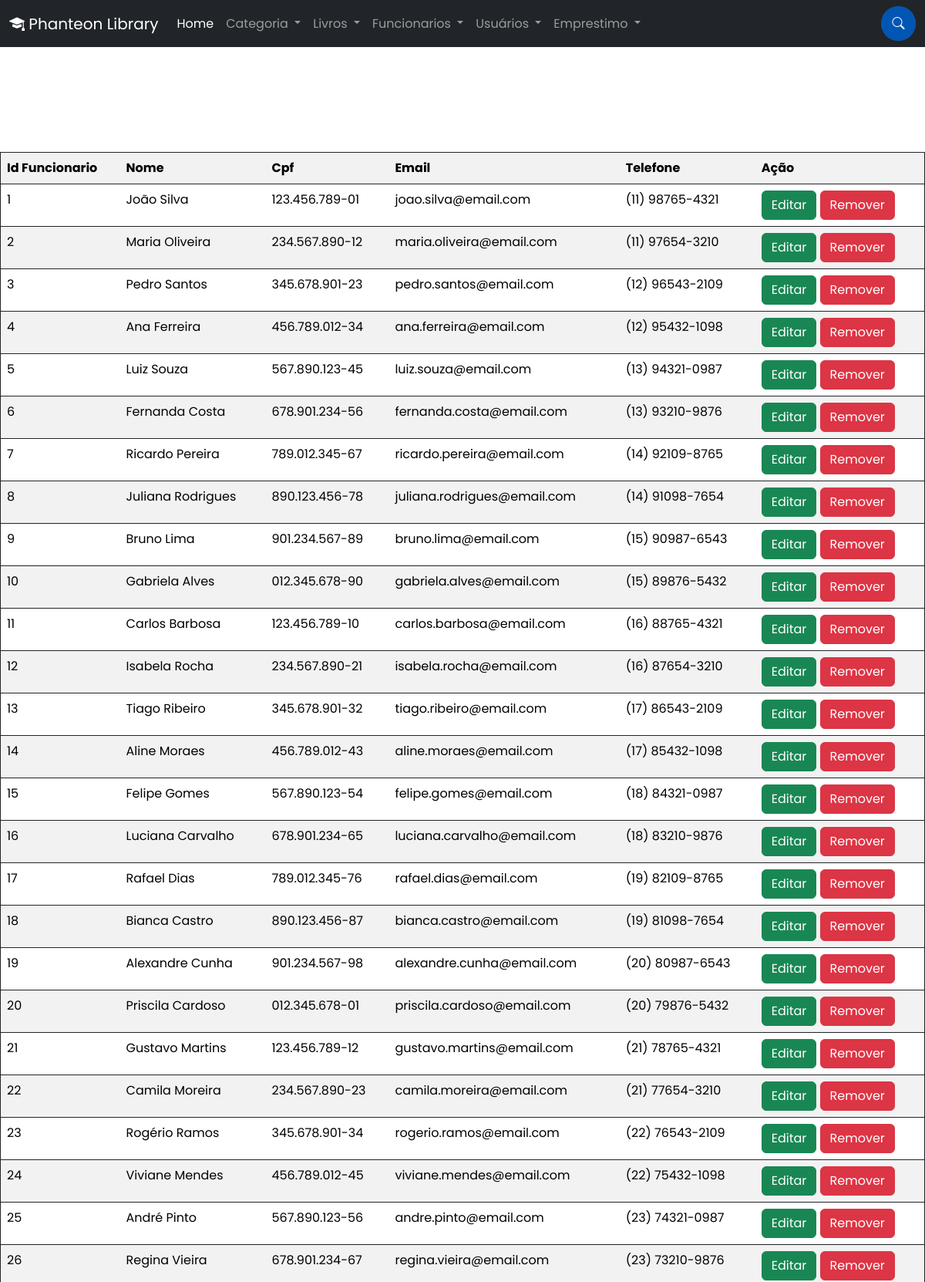
Page /?page=funcionario-listar (upper part) on the committed database.
### tables this page shows
CREATE TABLE funcionario (
  id_funcionario INTEGER UNSIGNED NOT NULL AUTO_INCREMENT,
  nome_funcionario VARCHAR(45) NULL,
  cpf_funcionario VARCHAR(14) NULL,
  email_funcionario VARCHAR(45) NULL,
  fone_funcionario VARCHAR(20) NULL,
  PRIMARY KEY(id_funcionario)
);

### funcionario-listar.php (the view)
<h1 class='m-3'> Lista de funcionarios </h1>
<table class="table table-hover table-striped table-responsive border border-dark">
    <tr>
        <th>Id Funcionario</th>
        <th>Nome </th>
        <th>Cpf </th>
        <th>Email</th>
        <th>Telefone</th>
        <th>Ação</th>
    </tr>
    <?php
        $response = $conn->query("SELECT * FROM funcionario");
        $qtd = $response->num_rows;
        if($qtd == 0){
            echo "<p class='m-4'><b>Não existem registros!</b></p>";
        } else {
            echo "<p class='m-4'>Encoutrou <b>$qtd</b> resultados.";
        }
        while($row = $response->fetch_object()){
            $id_funcionario = $row->id_funcionario;
            $nome_funcionario = $row->nome_funcionario;
            $cpf_funcionario = $row->cpf_funcionario;
            $email_funcionario = $row->email_funcionario;
            $telefone_funcionario = $row->fone_funcionario;
            echo "<tr>";
                echo "<td> $id_funcionario</td>";
                echo "<td> $nome_funcionario</td>";
                echo "<td> $cpf_funcionario</td>";
                echo "<td> $email_funcionario</td>";
                echo "<td> $telefone_funcionario</td>";
                echo "<td>
                    <button class='btn btn-success'
                        onclick=\"location.href='?page=funcionario-editar&id=$id_funcionario'\">
                        Editar
                    </button>
                    <button class='btn btn-danger'
                        onclick=
                        \"
                            let resposta = confirm('Tem certeza que deseja Remover ?');
                            if (resposta)
                            {
                                location.href = '?page=funcionario-salvar&acao=remover&id=$id_funcionario';
                            }
                            else{false;}
                        \"
                    >
                        Remover
                    </button>
                    </td>";
            echo "</tr>";
        }
    ?>
</table>

### css/style.css (style rules this page uses)
* { margin: 0; padding: 0; box-sizing: border-box; font-family: 'Poppins', sans-serif; }
body { position: absolute; top: 0; left: 0; width: 100%; height: 100%; background: url("../images/background.png") no-repeat; background-size: cover; background-position: center; color: #ffffff; }

### rows in the picture
funcionario: id_funcionario "1", nome_funcionario "João Silva", cpf_funcionario "123.456.789-01", email_funcionario "joao.silva@email.com", fone_funcionario "(11) 98765-4321"
funcionario: id_funcionario "2", nome_funcionario "Maria Oliveira", cpf_funcionario "234.567.890-12", email_funcionario "maria.oliveira@email.com", fone_funcionario "(11) 97654-3210"
funcionario: id_funcionario "3", nome_funcionario "Pedro Santos", cpf_funcionario "345.678.901-23", email_funcionario "pedro.santos@email.com", fone_funcionario "(12) 96543-2109"
funcionario: id_funcionario "4", nome_funcionario "Ana Ferreira", cpf_funcionario "456.789.012-34", email_funcionario "ana.ferreira@email.com", fone_funcionario "(12) 95432-1098"
funcionario: id_funcionario "5", nome_funcionario "Luiz Souza", cpf_funcionario "567.890.123-45", email_funcionario "luiz.souza@email.com", fone_funcionario "(13) 94321-0987"
funcionario: id_funcionario "6", nome_funcionario "Fernanda Costa", cpf_funcionario "678.901.234-56", email_funcionario "fernanda.costa@email.com", fone_funcionario "(13) 93210-9876"
funcionario: id_funcionario "7", nome_funcionario "Ricardo Pereira", cpf_funcionario "789.012.345-67", email_funcionario "ricardo.pereira@email.com", fone_funcionario "(14) 92109-8765"
funcionario: id_funcionario "8", nome_funcionario "Juliana Rodrigues", cpf_funcionario "890.123.456-78", email_funcionario "juliana.rodrigues@email.com", fone_funcionario "(14) 91098-7654"
funcionario: id_funcionario "9", nome_funcionario "Bruno Lima", cpf_funcionario "901.234.567-89", email_funcionario "bruno.lima@email.com", fone_funcionario "(15) 90987-6543"
funcionario: id_funcionario "10", nome_funcionario "Gabriela Alves", cpf_funcionario "012.345.678-90", email_funcionario "gabriela.alves@email.com", fone_funcionario "(15) 89876-5432"
funcionario: id_funcionario "11", nome_funcionario "Carlos Barbosa", cpf_funcionario "123.456.789-10", email_funcionario "carlos.barbosa@email.com", fone_funcionario "(16) 88765-4321"
funcionario: id_funcionario "12", nome_funcionario "Isabela Rocha", cpf_funcionario "234.567.890-21", email_funcionario "isabela.rocha@email.com", fone_funcionario "(16) 87654-3210"
funcionario: id_funcionario "13", nome_funcionario "Tiago Ribeiro", cpf_funcionario "345.678.901-32", email_funcionario "tiago.ribeiro@email.com", fone_funcionario "(17) 86543-2109"
funcionario: id_funcionario "14", nome_funcionario "Aline Moraes", cpf_funcionario "456.789.012-43", email_funcionario "aline.moraes@email.com", fone_funcionario "(17) 85432-1098"
funcionario: id_funcionario "15", nome_funcionario "Felipe Gomes", cpf_funcionario "567.890.123-54", email_funcionario "felipe.gomes@email.com", fone_funcionario "(18) 84321-0987"
funcionario: id_funcionario "16", nome_funcionario "Luciana Carvalho", cpf_funcionario "678.901.234-65", email_funcionario "luciana.carvalho@email.com", fone_funcionario "(18) 83210-9876"
funcionario: id_funcionario "17", nome_funcionario "Rafael Dias", cpf_funcionario "789.012.345-76", email_funcionario "rafael.dias@email.com", fone_funcionario "(19) 82109-8765"
funcionario: id_funcionario "18", nome_funcionario "Bianca Castro", cpf_funcionario "890.123.456-87", email_funcionario "bianca.castro@email.com", fone_funcionario "(19) 81098-7654"
funcionario: id_funcionario "19", nome_funcionario "Alexandre Cunha", cpf_funcionario "901.234.567-98", email_funcionario "alexandre.cunha@email.com", fone_funcionario "(20) 80987-6543"
funcionario: id_funcionario "20", nome_funcionario "Priscila Cardoso", cpf_funcionario "012.345.678-01", email_funcionario "priscila.cardoso@email.com", fone_funcionario "(20) 79876-5432"
funcionario: id_funcionario "21", nome_funcionario "Gustavo Martins", cpf_funcionario "123.456.789-12", email_funcionario "gustavo.martins@email.com", fone_funcionario "(21) 78765-4321"
funcionario: id_funcionario "22", nome_funcionario "Camila Moreira", cpf_funcionario "234.567.890-23", email_funcionario "camila.moreira@email.com", fone_funcionario "(21) 77654-3210"
funcionario: id_funcionario "23", nome_funcionario "Rogério Ramos", cpf_funcionario "345.678.901-34", email_funcionario "rogerio.ramos@email.com", fone_funcionario "(22) 76543-2109"
funcionario: id_funcionario "24", nome_funcionario "Viviane Mendes", cpf_funcionario "456.789.012-45", email_funcionario "viviane.mendes@email.com", fone_funcionario "(22) 75432-1098"
funcionario: id_funcionario "25", nome_funcionario "André Pinto", cpf_funcionario "567.890.123-56", email_funcionario "andre.pinto@email.com", fone_funcionario "(23) 74321-0987"
funcionario: id_funcionario "26", nome_funcionario "Regina Vieira", cpf_funcionario "678.901.234-67", email_funcionario "regina.vieira@email.com", fone_funcionario "(23) 73210-9876"
